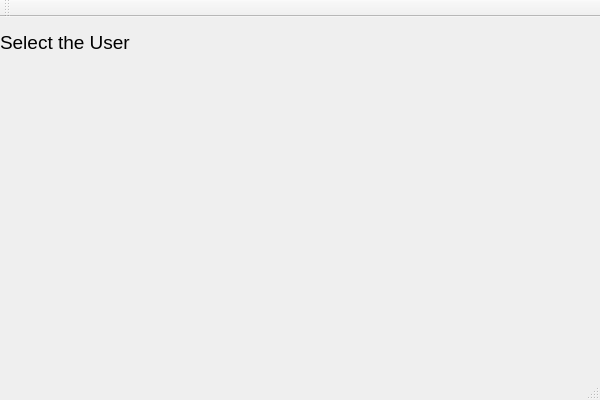
<?xml version="1.0" encoding="UTF-8"?>
<ui version="4.0">
 <class>NovaClass</class>
 <widget class="QMainWindow" name="NovaClass">
  <property name="geometry">
   <rect>
    <x>0</x>
    <y>0</y>
    <width>600</width>
    <height>400</height>
   </rect>
  </property>
  <property name="windowTitle">
   <string>Nova</string>
  </property>
  <widget class="QWidget" name="centralWidget">
   <widget class="QLabel" name="label">
    <property name="geometry">
     <rect>
      <x>0</x>
      <y>0</y>
      <width>161</width>
      <height>51</height>
     </rect>
    </property>
    <property name="text">
     <string>&lt;html&gt;&lt;head/&gt;&lt;body&gt;&lt;p&gt;&lt;span style=&quot; font-size:14pt;&quot;&gt;Select the User&lt;/span&gt;&lt;/p&gt;&lt;/body&gt;&lt;/html&gt;</string>
    </property>
    <property name="textFormat">
     <enum>Qt::AutoText</enum>
    </property>
    <property name="scaledContents">
     <bool>false</bool>
    </property>
    <property name="wordWrap">
     <bool>false</bool>
    </property>
   </widget>
  </widget>
  <widget class="QMenuBar" name="menuBar">
   <property name="geometry">
    <rect>
     <x>0</x>
     <y>0</y>
     <width>600</width>
     <height>26</height>
    </rect>
   </property>
  </widget>
  <widget class="QToolBar" name="mainToolBar">
   <attribute name="toolBarArea">
    <enum>TopToolBarArea</enum>
   </attribute>
   <attribute name="toolBarBreak">
    <bool>false</bool>
   </attribute>
  </widget>
  <widget class="QStatusBar" name="statusBar"/>
 </widget>
 <layoutdefault spacing="6" margin="11"/>
 <resources>
  <include location="Nova.qrc"/>
 </resources>
 <connections/>
</ui>
